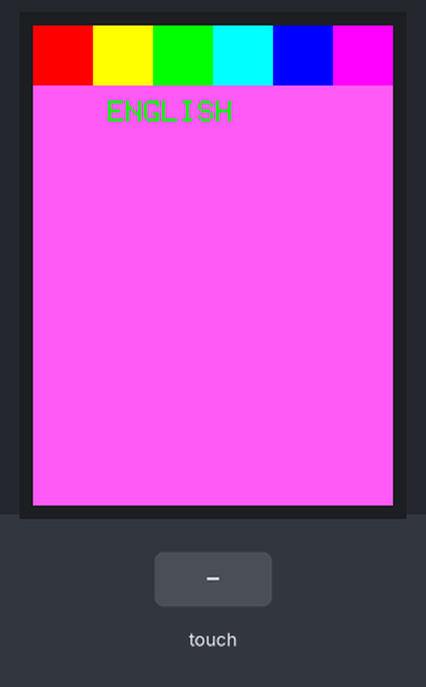
This sketch was run on a simulated Arduino Leonardo, built with avr-gcc and run on an emulated ATmega32U4. Parts: 240×320 colour display. Inputs (shaded band) come from the test bench. What the sketch prints to the serial monitor is not drawn.

Above: at 2.9 s.
3.0 s: touch panel pressed at 13 % / 90 % of its raw x / y range
Timing chart, 0 to 6.0 s (numbered marks = the images above; inputs shaded):
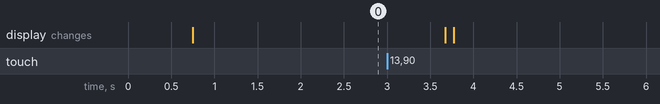

The sketch:

R2BB8v6.ino
```cpp
// Paint example specifically for the TFTLCD breakout board.
// If using the Arduino shield, use the tftpaint_shield.pde sketch instead!
// DOES NOT CURRENTLY WORK ON ARDUINO LEONARDO

#include "./Util/UtilMacros.h"

#include <Adafruit_GFX.h>//         - Core graphics library
#include "./Graphics/Colors.h"//    - Predefined 16-Bit Color Macros
//
#include "./Hardware/HAL.h"//       - Hardware Abstraction Layer

#include "BB8_Strings.h" //         - Localized Strings

#include "./Menu/ButtonItem.h"//    - Buttons.

RectRegion* EraseButton = new RectRegion(0,HAL.HEIGHT-11, HAL.WIDTH, 11);
RectRegion* PaintRegion = new RectRegion(0,BOXSIZE, HAL.WIDTH, HAL.HEIGHT-BOXSIZE);
RectRegion* TextRegion = new RectRegion(0,BOXSIZE+25, HAL.WIDTH, 50);

MenuItem* buttons[] = {
  new ButtonItem(new RectRegion(BOXSIZE*0,0, BOXSIZE, BOXSIZE), RED),
  new ButtonItem(new RectRegion(BOXSIZE*1,0, BOXSIZE, BOXSIZE), YELLOW),
  new ButtonItem(new RectRegion(BOXSIZE*2,0, BOXSIZE, BOXSIZE), GREEN),
  new ButtonItem(new RectRegion(BOXSIZE*3,0, BOXSIZE, BOXSIZE), CYAN),
  new ButtonItem(new RectRegion(BOXSIZE*4,0, BOXSIZE, BOXSIZE), BLUE),
  new ButtonItem(new RectRegion(BOXSIZE*5,0, BOXSIZE, BOXSIZE), MAGENTA)
};

void initMenu(){
  for(auto& button : buttons){
    button->draw();
  }
}

void setup(void) {
  Serial.begin(9600);
  Serial.println("> Begin");
  //Initialize Data Structures:
  populateStrings();
                                                                                Serial.println("Strings Initialized.");

  init_HAL();
                                                                                Serial.println("HAL Initialized.");
                                                                                Serial.print("Screen Size:");
                                                                                Serial.print(HAL.tft.width());
                                                                                Serial.print("x");
                                                                                Serial.println(HAL.tft.height());

  HAL.tft.setCursor(50, 50);
  HAL.tft.setTextColor(GREEN);  HAL.tft.setTextSize(2);
  HAL.tft.println(GSC(STR__LANGUAGE_NAME));
                                                                                Serial.println("Language Named.");

  initMenu();

  delay(1000);
}

void loop() {
  static unsigned int loop_cnt = 0;
  static ScreenPosition* touch;
                                                                                // Serial.print("Loop Begin: ");
                                                                                // Serial.println(millis());
  touch = HAL.touchPosition();

  // delay(200);
  // if (loop_cnt % 5 == 0){
  //   HAL.eraseRegion(TimerRegion);
  //   HAL.tft.setCursor(65, 65);
  // } else{
  //   HAL.tft.setCursor(65, HAL.tft.getCursorY());
  // } // loopcnt%?
  // HAL.tft.setTextColor(0xFFFF-BGCOLOR);  HAL.tft.setTextSize(2);
  // HAL.tft.println(String(millis()));
  // HAL.tft.print(touch->x);
  // HAL.tft.print(", ");
  // HAL.tft.println(touch->y);
  //
  // HAL.tft.println("----");
  //                                                                               Serial.print("Loop End: ");
  //                                                                               Serial.println(millis());

  for(auto& button : buttons){
    button->update(touch);
  }
  delay(30);

  //
  //
  // if (p.y < BOXSIZE) {
  //    oldcolor = currentcolor;
  //
  //    if (p.x < BOXSIZE) {
  //      currentcolor = RED;
  //      HAL.tft.drawRect(0, 0, BOXSIZE, BOXSIZE, WHITE);
  //    } else if (p.x < BOXSIZE*2) {
  //      currentcolor = YELLOW;
  //      HAL.tft.drawRect(BOXSIZE, 0, BOXSIZE, BOXSIZE, WHITE);
  //    } else if (p.x < BOXSIZE*3) {
  //      currentcolor = GREEN;
  //      HAL.tft.drawRect(BOXSIZE*2, 0, BOXSIZE, BOXSIZE, WHITE);
  //    } else if (p.x < BOXSIZE*4) {
  //      currentcolor = CYAN;
  //      HAL.tft.drawRect(BOXSIZE*3, 0, BOXSIZE, BOXSIZE, WHITE);
  //    } else if (p.x < BOXSIZE*5) {
  //      currentcolor = BLUE;
  //      HAL.tft.drawRect(BOXSIZE*4, 0, BOXSIZE, BOXSIZE, WHITE);
  //    } else if (p.x < BOXSIZE*6) {
  //      currentcolor = MAGENTA;
  //      HAL.tft.drawRect(BOXSIZE*5, 0, BOXSIZE, BOXSIZE, WHITE);
  //    }
  //
  //    if (oldcolor != currentcolor) {
  //       if (oldcolor == RED) HAL.tft.fillRect(0, 0, BOXSIZE, BOXSIZE, RED);
  //       if (oldcolor == YELLOW) HAL.tft.fillRect(BOXSIZE, 0, BOXSIZE, BOXSIZE, YELLOW);
  //       if (oldcolor == GREEN) HAL.tft.fillRect(BOXSIZE*2, 0, BOXSIZE, BOXSIZE, GREEN);
  //       if (oldcolor == CYAN) HAL.tft.fillRect(BOXSIZE*3, 0, BOXSIZE, BOXSIZE, CYAN);
  //       if (oldcolor == BLUE) HAL.tft.fillRect(BOXSIZE*4, 0, BOXSIZE, BOXSIZE, BLUE);
  //       if (oldcolor == MAGENTA) HAL.tft.fillRect(BOXSIZE*5, 0, BOXSIZE, BOXSIZE, MAGENTA);
  //    }
  // }
  // if (((p.y-PENRADIUS) > BOXSIZE) && ((p.y+PENRADIUS) < tft.height())) {
  //   HAL.tft.fillCircle(p.x, p.y, PENRADIUS, currentcolor);
  // }

loop_cnt++;
}
```

BB8_Strings.h
```cpp
/****
  * Flash Storage of All User-Facing Strings, across Multiple Languages.
  *
  * The purpose of the following structure is to maximize the ability to
  * localize strings on the fly while minimizing MCU memory consumption,
  * namely RAM but also program space.
****/
#ifndef _BB8_STRINGS_H
#define _BB8_STRINGS_H


#include <WString.h>

//Number of Languages:
#define NUM_LANG 2
//Language Indices for the Subsequent String Arrays.
#define LID_ENGLISH 0
#define LID_SPANISH 1

byte CURR_LANG = 0;// Variable for Current Language

/*
 Safely get a String from the desired Array in the Given Language, lang,
 returning the English result if no string is defined for the desired language.
 Example Call: GetString(STR__LANGUAGE_NAME, LID_ENGLISH)
*/
const __FlashStringHelper* GetString(const __FlashStringHelper* arr[], byte lang){
  const __FlashStringHelper* ret_str = arr[0];
  if(arr[lang] != nullptr){
    ret_str = arr[lang];
  }
  return ret_str;
}
//Shorthand:
#define GS(a,l) GetString(a,l)
//Get String in Current Language:
#define GSC(a) GetString(a, CURR_LANG)

/*
 Stores the Given String in PROGMEM Flash.
 This macro exists in case MCUs are changed and the flash storage technique
 is different.
*/
#define SS(s) F(s)

////////////////////////////////////////////////////////////////////////////////
////////////////////////////////////////////////////////////////// -- STRINGS --
////////////////////////////////////////////////////////////////////////////////
const __FlashStringHelper* STR__LANGUAGE_NAME[NUM_LANG];/// PROGMEMify?

const __FlashStringHelper* STR__X_Position[NUM_LANG];
const __FlashStringHelper* STR__Y_Position[NUM_LANG];
const __FlashStringHelper* STR__Z_Position[NUM_LANG];

const __FlashStringHelper* STR__Job_Percentage[NUM_LANG];
const __FlashStringHelper* STR__Time_Remaining[NUM_LANG];

const __FlashStringHelper* STR__Hotend_Temp[NUM_LANG];

// This function exists because #PSTR/F (inside #SS) must be called from within
// a function.
void populateStrings(){
  static bool populated = 0;
  //Name of Language at Index
  if(!populated){
    /////////////////////////////////////////////////////////////// - META DATA
    STR__LANGUAGE_NAME[LID_ENGLISH] = SS("ENGLISH");
    STR__LANGUAGE_NAME[LID_SPANISH] = SS("ESPANOL");

    ///////////////////////////////////////////////////////////// - POSITIONING
    STR__X_Position[LID_ENGLISH] = SS("X Position");
    STR__X_Position[LID_SPANISH] = SS("Posicion X");

    STR__Y_Position[LID_ENGLISH] = SS("Y Position");
    STR__Y_Position[LID_SPANISH] = SS("Posicion Y");

    STR__Z_Position[LID_ENGLISH] = SS("Z Position");
    STR__Z_Position[LID_SPANISH] = SS("Posicion Z");

    //////////////////////////////////////////////////////////// - PROJECT DATA
    STR__Job_Percentage[LID_ENGLISH] = SS("Job Percentage");
    STR__Job_Percentage[LID_SPANISH] = SS("Porcentaje de Trabajo");

    STR__Time_Remaining[LID_ENGLISH] = SS("Time Remaining");
    STR__Time_Remaining[LID_SPANISH] = SS("Tiempo Restante");

    ///////////////////////////////////////////////////////////// - 3D PRINTING
    STR__Hotend_Temp[LID_ENGLISH] = SS("Hotend Temperature");
    STR__Hotend_Temp[LID_SPANISH] = SS("Temperatura de Hotend");
    populated = 1;
  }
};


#endif //_BB8_STRINGS_H
```

Colors.h
```cpp
/* Macros for Hex Codes of Common 16-Bit Colors */
#ifndef _BB8_COLORS_H
#define _BB8_COLORS_H

//System-Wide Background Color
#define BGCOLOR 0xFADE

//Special Color Code Indicating No Color Should be Used for the Given Object
#define NO_COLOR 0xFFFE

#define	BLACK   0x0000
#define WHITE   0xFFFF

#define	RED     0xF800

#define YELLOW  0xFFE0

#define	GREEN   0x07E0

#define	BLUE    0x001F
#define CYAN    0x07FF

#define MAGENTA 0xF81F


#endif //_BB8_COLORS_H
```

GO_Rectangle.h
```cpp
/****
 * Defines a Rectangle Graphics Object.
****/
#ifndef _CLASS_GO_RECTANGLE_H
#define _CLASS_GO_RECTANGLE_H

#include "GraphicsObject.h"
#include "../Hardware/HAL.h"
#include "Colors.h"


class GO_Rectangle : public GraphicsObject{
  public:
    // Constructs a Rectangle Graphics Object with Shape and Position defined by
    // the Given RectRegion, Outline defined by co, and Fill Color by cf.
    GO_Rectangle(RectRegion* s, uint16_t co, uint16_t cf){
      this->shape = s;
      this->color_outline = co;
      this->color_fill = cf;
    }

    // Draw the Graphics Object onto the Screen
    void draw(){
      RectRegion* reg = ((RectRegion*) shape);
      if(color_fill != NO_COLOR){
        HAL.tft.fillRect(
          reg->upperLeft.x, reg->upperLeft.y,
          reg->width, reg->height,
          color_fill
        );
      }
      if(color_outline != NO_COLOR){
        HAL.tft.drawRect(
          reg->upperLeft.x, reg->upperLeft.y,
          reg->width, reg->height,
          color_outline
        );
      }
    }
};


#endif //_CLASS_GO_RECTANGLE_H
```

GraphicsObject.h
```cpp
/****
 * Defines Abstract Features of a Graphics Object (shape), it's Region on the
 * Screen, and Associated Drawing Functions.
****/
#ifndef _CLASS_GRAPHICSOBJECT_H
#define _CLASS_GRAPHICSOBJECT_H

#include "../Util/ScreenPosition.h"
#include "../Hardware/HAL.h"


class GraphicsObject {
  public:
    ScreenRegion* shape; // Contains the Pertinent Information about the Shape
                        //  of this Graphics Object

    // If either of the following is set to NO_COLOR as defined in Colors.h, the
    // feature should not be drawn.
    uint16_t color_outline; //  - Color of GraphicsObject Outline
    uint16_t color_fill;//      - Color of GraphicsObject Fill

    // Constructs an Null/Empty GraphicsObject
    GraphicsObject(void){ };

    // Draw the Graphics Object onto the Screen
    virtual void draw() = 0;
};


#endif //_CLASS_GRAPHICSOBJECT_H
```

ButtonItem.h
```cpp
/****
 * Defines a Standard (themed) Interactive Button to Serve as a MenuItem
****/
#ifndef _CLASS_BUTTONITEM_H
#define _CLASS_BUTTONITEM_H

#include "MenuItem.h"
#include "../Graphics/Colors.h"
#include "../Graphics/GO_Rectangle.h"

class ButtonItem : public MenuItem{
  public:
    void (*action)();//       - Action to Perform when Clicked (externally settable)

    // Constructs a Standard Interactive Button in the Given Region
    ButtonItem(RectRegion* reg_){
      this->region = reg_;
      GraphicsObject* shps[] = {
        new GO_Rectangle(reg_, NO_COLOR, BLUE)
      };
      this->num_shapes = 1;
      memcpy(this->shapes, shps, sizeof(shps));
    };
    // Constructs a Interactive Button in the Given Region with special fill
    // color fc.
    ButtonItem(RectRegion* reg_, uint16_t fc){
      this->region = reg_;
      GraphicsObject* shps[] = {
        new GO_Rectangle(reg_, NO_COLOR, fc)
      };
      this->num_shapes = 1;
      memcpy(this->shapes, shps, sizeof(shps));
    };

    // Updates the Screen Region Containing this Menu Item if Touched.
    void update(ScreenPosition* touch_point){
      // Perform Base Update:
      MenuItem::update(touch_point);

      // Toggle Outline Color While Being Clicked:
      if(this->being_touched){

        if(this->shapes[0]->color_outline != WHITE){
          // Touched for First Time in Series
          this->shapes[0]->color_outline = WHITE;
          this->draw(); // Send One Draw Update to Make this Change
        }

      } else{

        if(this->shapes[0]->color_outline != NO_COLOR){
          // Touched for First Time in Series
          this->shapes[0]->color_outline = NO_COLOR;
          this->draw(); // Send One Draw Update to Make this Change
        }

      } // being_touched?
    } // #update
};

#endif //_CLASS_BUTTONITEM_H
```

MenuItem.h
```cpp
/****
 * Defines the Abstract Functional and Visual Attributes of a Menu Item used in
 * a Menu in a Window.
****/
#ifndef _CLASS_MENUITEM_H
#define _CLASS_MENUITEM_H

#include "../Util/ScreenPosition.h"
#include "../Util/ScreenRegion.h"
#include "../Graphics/GraphicsObject.h"

#define _MENUITEM_MAX_NUM_SHAPES 4

class MenuItem {
  public:
    ScreenRegion* region;//   - Region of the Screen Occupied by this MenuItem (clickable region)
    // GraphicsObjects which Define this MenuItem:
    GraphicsObject* shapes[_MENUITEM_MAX_NUM_SHAPES];
    byte num_shapes = 0; ///  - Number of Shapes in this MenuItem

    bool being_touched = 0; // Whether this Item is Currently Being Touched

    void (*action)();//       - Action to Perform when Clicked (externally settable)

    // Constructs an Null/Empty ScreenRegion
    MenuItem(void){ };

    // Draws this MenuItem
    void draw(){
                                                                                Serial.println("MI Draw.");
      for(int i=0; i<num_shapes; i++){
                                                                                Serial.print("> Shape-");
                                                                                Serial.print(i);
                                                                                Serial.print(" of -");
                                                                                Serial.println(num_shapes);
                                                                                Serial.println("====");
                                                                                Serial.println( (shapes[i])->color_fill );
        (shapes[i])->draw();
      }
    } // #draw

    // Updates the Screen Region Containing this Menu Item if Touched.
    virtual void update(ScreenPosition* touch_point){
    // Override to do Other Things for Certain Items (like highlight button)

      if(this->region->contains(touch_point)){

        if(!being_touched){
          this->being_touched = 1;

          this->action();
        }

      } else{
        this->being_touched = 0;
      }
    } // #update
};

#endif //_CLASS_MENUITEM_H
```

RectRegion.h
```cpp
/****
 * Defines a Rectangular Region on the Screen
****/
#ifndef _CLASS_RECTREGION_H
#define _CLASS_RECTREGION_H

#include "ScreenRegion.h"
#include "ScreenPosition.h"

class RectRegion : public ScreenRegion{
  public:
    ScreenPosition upperLeft;
    int16_t width;
    int16_t height;

    // Constructs an Null/Empty Rectangular Region
    RectRegion(void)
    : upperLeft(0,0)
    {
      width = 0;
      height = 0;
    }

    // Constructs a Rectangular Region of the Screen from the Position of its
    // UpperLeft Corner, width and height.
    RectRegion(int16_t x_ul, int16_t y_ul, int16_t w, int16_t h)
    : upperLeft(x_ul, y_ul)
    {
      width = w;
      height = h;
    }

    // Constructs a Region of the Screen from the Position of its Center Position,
    // width and height.
    static RectRegion* constructFromCenter(int16_t xc, int16_t yc, int16_t w, int16_t h){
      return new RectRegion((xc - w/2), (yc - h/2), w, h);
    }
    static RectRegion* constructFromCenter(ScreenPosition& cp, int16_t w, int16_t h){
      return new RectRegion((cp.x - w/2), (cp.y - h/2), w, h);
    }

    // Returns the Position of the Center of this Region.
    ScreenPosition* centerPosition(){
      return new ScreenPosition(upperLeft.x + width/2, upperLeft.y + height/2);
    }

    // Translate the Given Screen Region by Dx, Dy
    virtual void translate(int16_t Dx, int16_t Dy){
      upperLeft = ScreenPosition(upperLeft.x+Dx, upperLeft.y+Dy);
    }

    using ScreenRegion::contains;

    // Returns Whether the given Point (x,y) is Contained within this Region.
    bool contains(int16_t x, int16_t y){
      return ( containsX(x) && containsY(y) );
    }

    // Returns Whether the given X-Position is Contained within this Region.
    bool containsX(int16_t x){
      return ( (x >= upperLeft.x) && (x <= (upperLeft.x+width)) );
    }
    // Returns Whether the given Y-Position is Contained within this Region.
    bool containsY(int16_t y){
      return ( (y >= upperLeft.y) && (y <= (upperLeft.y+height)) );
    }

    bool operator==(RectRegion& r1){
      return  ( (r1.upperLeft == upperLeft) &&
                (r1.width == width) &&
                (r1.height == height) );
    }
    bool operator!=(RectRegion& r1){
      return  ( (r1.upperLeft != upperLeft) ||
                (r1.width != width) ||
                (r1.height != height) );
    }
};


#endif //_CLASS_RECTREGION_H
```

ScreenPosition.h
```cpp
/****
 * Defines a Position on the Screen
****/
#ifndef _CLASS_SCREENPOSITION_H
#define _CLASS_SCREENPOSITION_H


class ScreenPosition {
  public:
    ScreenPosition(void){
      x = y = 0;
    }
    ScreenPosition(int16_t x_, int16_t y_){
      x = x_;
      y = y_;
    }
    ~ScreenPosition(void){
      delete& x;
      delete& y;
    }

    ScreenPosition operator+(ScreenPosition& p1){
      return ScreenPosition(x+p1.x, y+p1.y);
    }
    bool operator==(ScreenPosition& p1){
      return  ((p1.x == x) && (p1.y == y));
    }
    bool operator!=(ScreenPosition& p1){
      return  ((p1.x != x) || (p1.y != y));
    }

    int16_t x, y;
};


#endif //_CLASS_SCREENPOSITION_H
```

UtilMacros.h
```cpp
#ifndef _UTILMACROS_H
#define _UTILMACROS_H

#define N_ARR(x)  (sizeof(x) / sizeof((x)[0]))

#endif //_UTILMACROS_H
```

Source omitted: ScreenRegion.h (1196 bytes), HAL.h (1631 bytes), R2BB8_HAL.h (2100 bytes)
